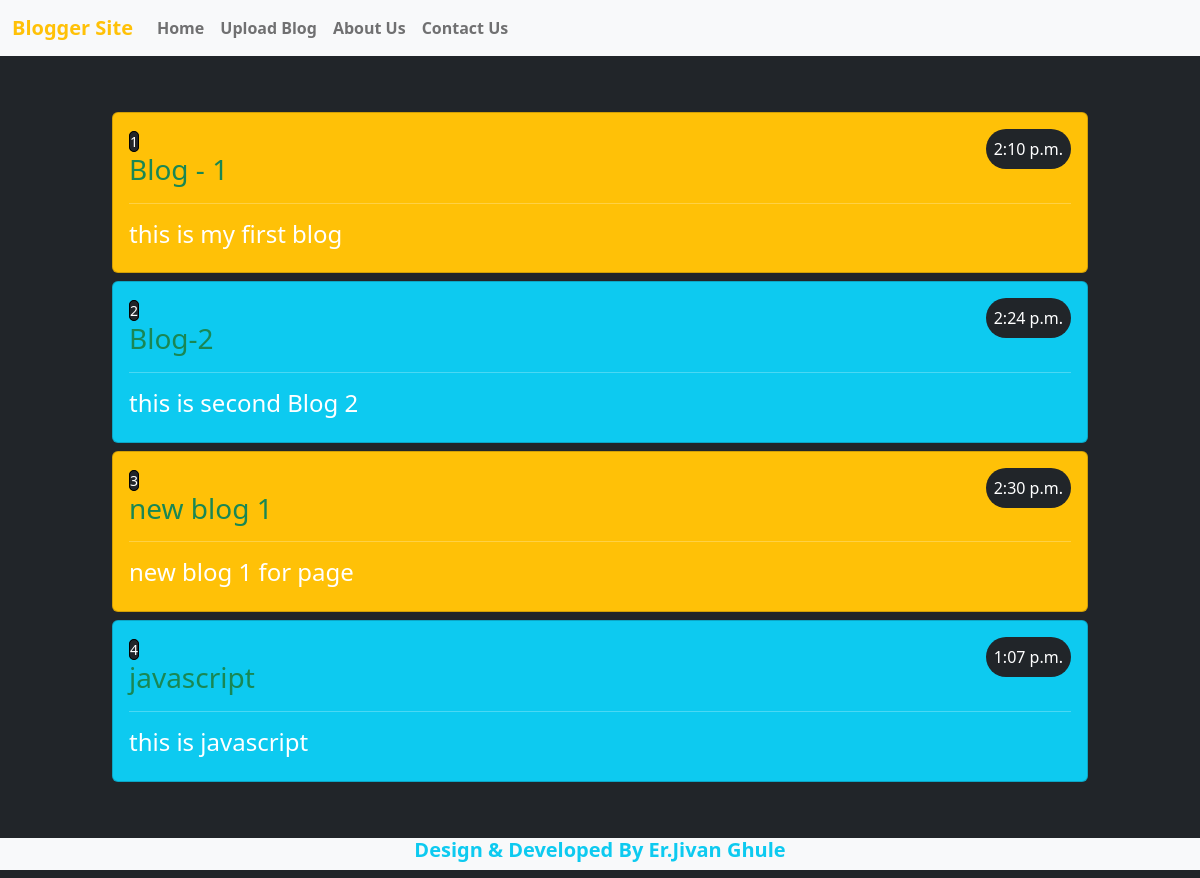
The page / on the database its author committed.
### app/models.py (models this page shows, shortened)
class BlogData(models.Model):
    title = models.TextField(max_length=200,null=False,blank=False)
    time = models.TimeField()
    description = models.TextField(max_length=5000,null=False,blank=False)

### app/views.py (the view)
# urls.py: 2. Add a URL to urlpatterns:  path('', Home.as_view(), name='home')
def Home(request):
    blogData= BlogData.objects.all()
    context= {'blogData': blogData}
    return render(request,'index.html',context)

### templates/index.html (shortened to what this page needs)
<!DOCTYPE html>
<html lang="en">
<head>
  <link href="https://cdn.jsdelivr.net/npm/bootstrap@5.2.3/dist/css/bootstrap.min.css" rel="stylesheet">
</head>
<body class="bg-dark">
<div class="container-fluid mb-2">
    <div class="row">
        <nav class="navbar navbar-expand-sm bg-light navbar-light">
            <div class="container-fluid">
              <a class="navbar-brand text-warning" href="#"><b>Blogger Site</b></a>
              <div class="collapse navbar-collapse" id="collapsibleNavbar">
                <ul class="navbar-nav">
                  <li class="nav-item">
                    <a class="nav-link" href="#"><b>Home</b></a>
                  </li>
                  <li class="nav-item">
                    <a class="nav-link" href="{% url 'form' %}"><b>Upload Blog</b></a>
                  </li>
                  <li class="nav-item">
                    <a class="nav-link" href="#"><b>About Us</b></a>
                  </li>
                  <li class="nav-item">
                    <a class="nav-link" href="#"><b>Contact Us</b></a>
                  </li>
                </ul>
              </div>
            </div>
        </nav>
    </div>
    <div class="row">
        <div class="container mt-5">
            <div class="row">
                <div class="col-md-1"></div>
                <div class="col-md-10">
                  {% for blog in blogData %}
                    {% if blog.id|divisibleby:2 %}
                    <div class="card bg-info text-white my-2">
                        <div class="card-body">
                          <small style="border-radius: 50px; border:1px solid black;" class="bg-dark">{{ blog.id }}</small>
                          <span style="float: right; border-radius: 25px;" class="bg-dark p-2">{{ blog.time }}</span>
                          <h3 class="text-success">{{ blog.title }}</h3>
                          <hr>
                          <h4>{{ blog.description }}</h4>
                        </div>
                    </div>
                    {% else %}
                    <div class="card bg-warning text-white my-2">
                        <div class="card-body">
                          <small style="border-radius: 50px; border:1px solid black;" class="bg-dark">{{ blog.id }}</small>
                          <span style="float: right; border-radius: 25px;" class="bg-dark p-2">{{ blog.time }}</span>
                          <h3 class="text-success">{{ blog.title }}</h3>
                          <hr>
                          <h4>{{ blog.description }}</h4>
                        </div>
                    </div>
                    {% endif %}
                    {% endfor %}
                </div>
            </div>
        </div>
    </div>
    <div class="row bg-light mt-5">
        <h5 class="text-info" align="center"><b>Design & Developed By Er.Jivan Ghule</b></h5>
    </div>
</div>
</body>
</html>

### rows shown on the page
BlogData: id "1", time "2:10 p.m.", title "Blog - 1", description "this is my first blog"
BlogData: id "2", time "2:24 p.m.", title "Blog-2", description "this is second Blog 2"
BlogData: id "3", time "2:30 p.m.", title "new blog 1", description "new blog 1 for page"
BlogData: id "4", time "1:07 p.m.", title "javascript", description "this is javascript"
